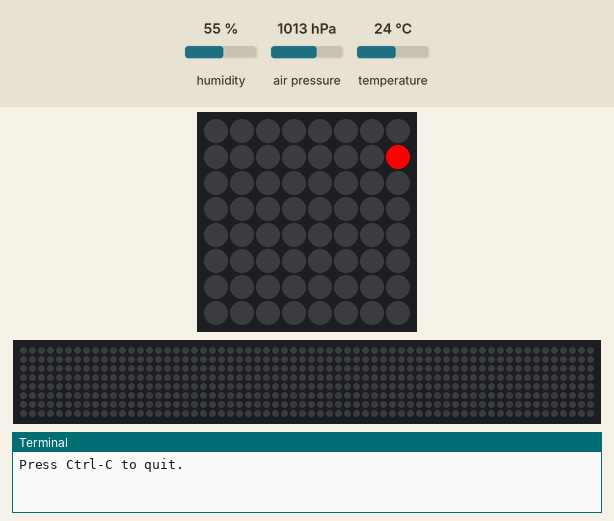
The program below on a simulated Raspberry Pi (BCM pin numbers) with a Sense HAT. On the bench: the Sense HAT's 8×8 RGB LED matrix, a strip that is not on the board, showing the scrolling text unrolled, the last lines printed to the terminal. Inputs (shaded band) come from the test bench; at power-on: humidity 55 %, air pressure 1013 hPa, temperature 24 °C. The 64×8 strip is a reading aid, not a part: it shows the text the matrix is scrolling, unrolled, one strip-width of it at a time.

Above: at 0.17 s.
At 6.92 s:
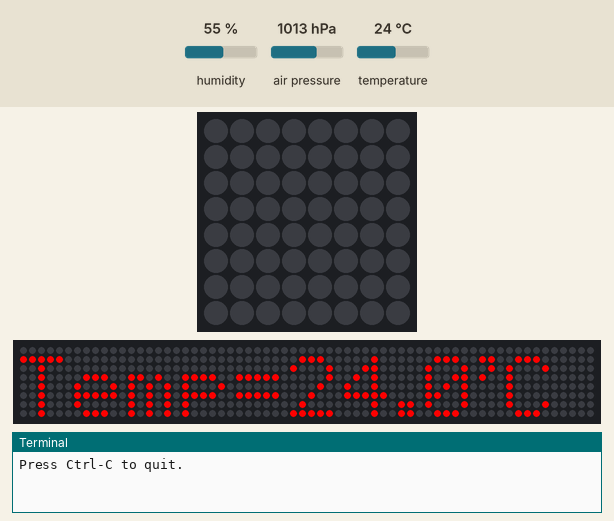
At 13.31 s:
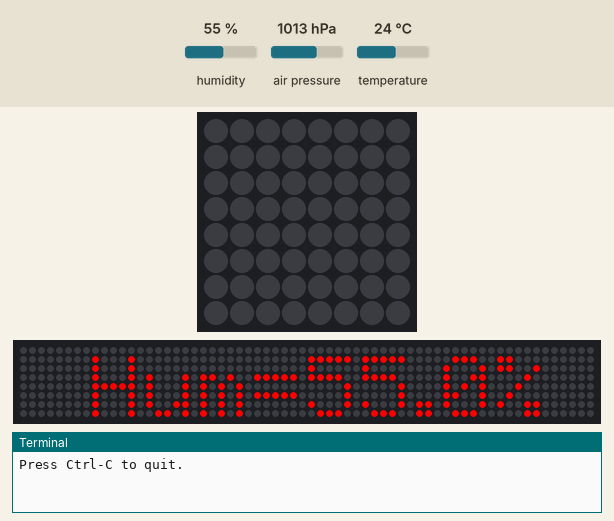
At 22.53 s:
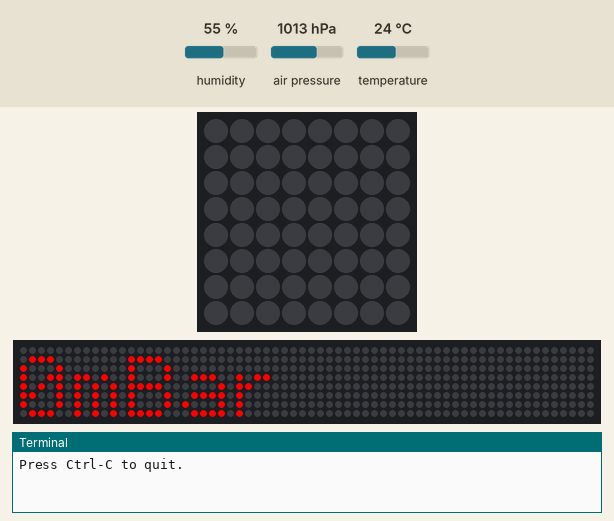
At 32.94 s:
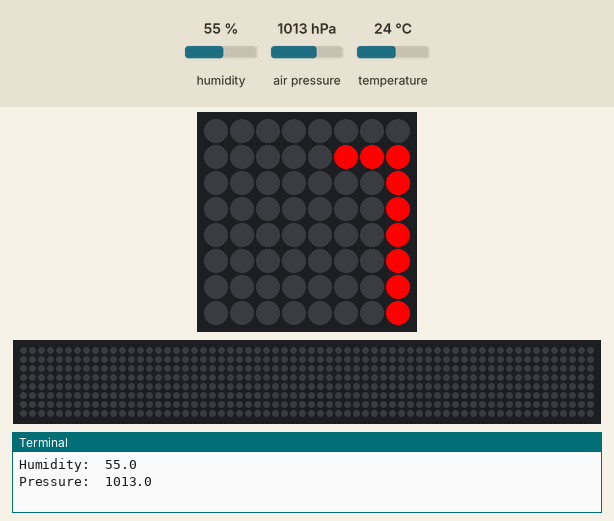
At 39.28 s:
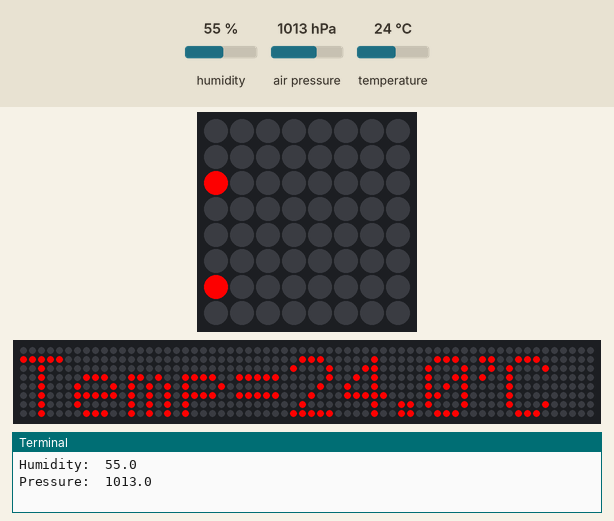

Measured:
- what the display in image 2 shows lasts 0.4 s, from 13.1 s to 13.5 s

The program:

MiniWeatherStation.py
```python
#!/usr/bin/python3

import json
import sys
import time
import datetime

# libraries
import sys

from sense_hat import SenseHat

# How long to wait (in seconds) between measurements.
FREQUENCY_SECONDS      = 10


sense = SenseHat()
sense.clear()
print ('Press Ctrl-C to quit.')
worksheet = None
while True:

	# Attempt to get sensor reading.
	temp = sense.get_temperature()
	temp = round(temp, 1)
	humidity = sense.get_humidity()
	humidity = round(humidity, 1)
	pressure = sense.get_pressure()
	pressure = round(pressure, 1)

	# 8x8 RGB
	sense.clear()
	info = 'Temp=' + str(temp) + "'C  Hum=" + str(humidity) + '%  Pres=' + str(pressure) + 'mBar'
	sense.show_message(info, text_colour=[255, 0, 0])

	# Print
	print( "Temperature (C): ", temp)
	print( "Humidity: ", humidity)
	print( "Pressure: ", pressure, "\n")
	time.sleep(FREQUENCY_SECONDS)
```
